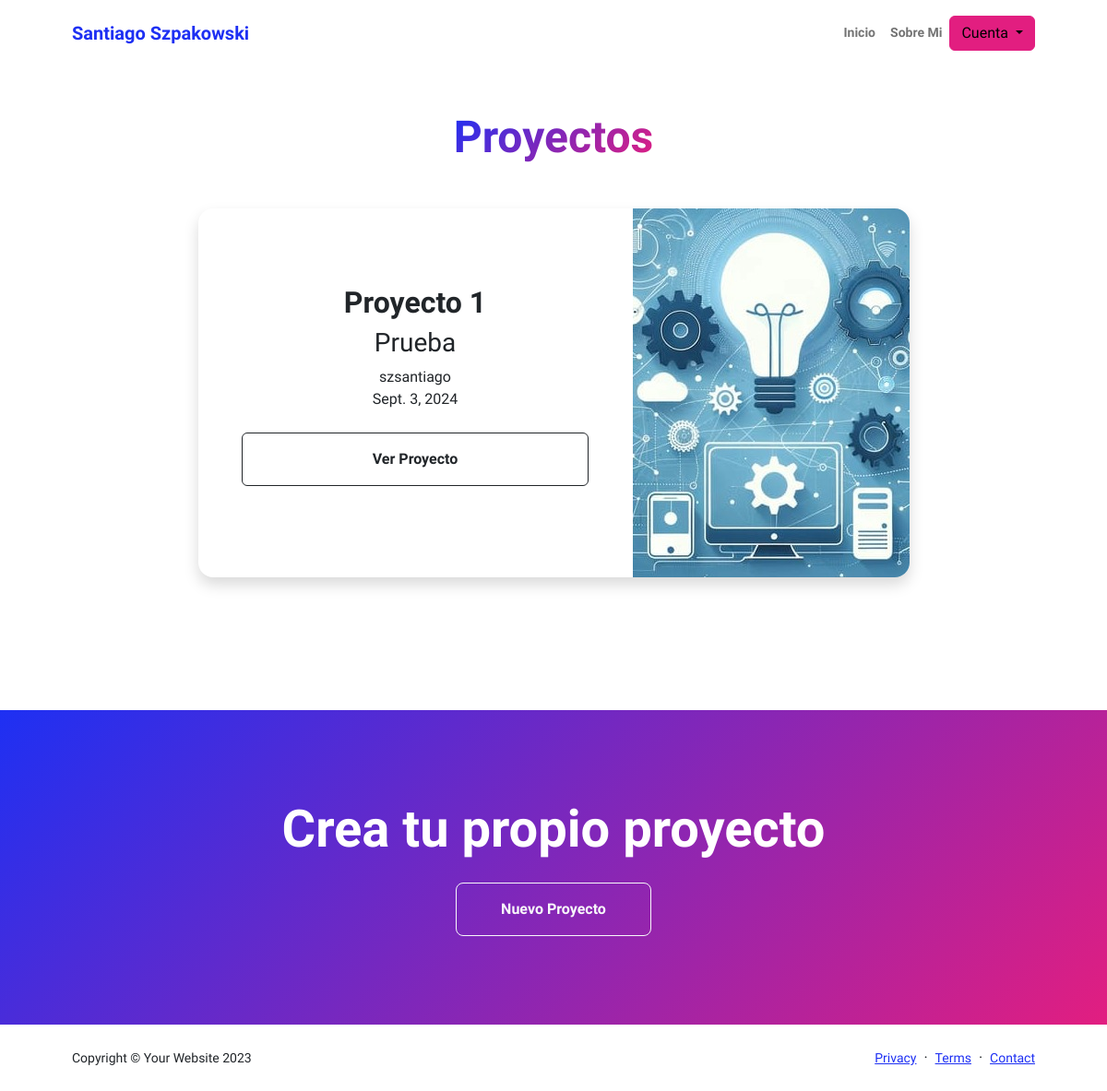
/proyectos/, run on an earlier commit of the app's database.
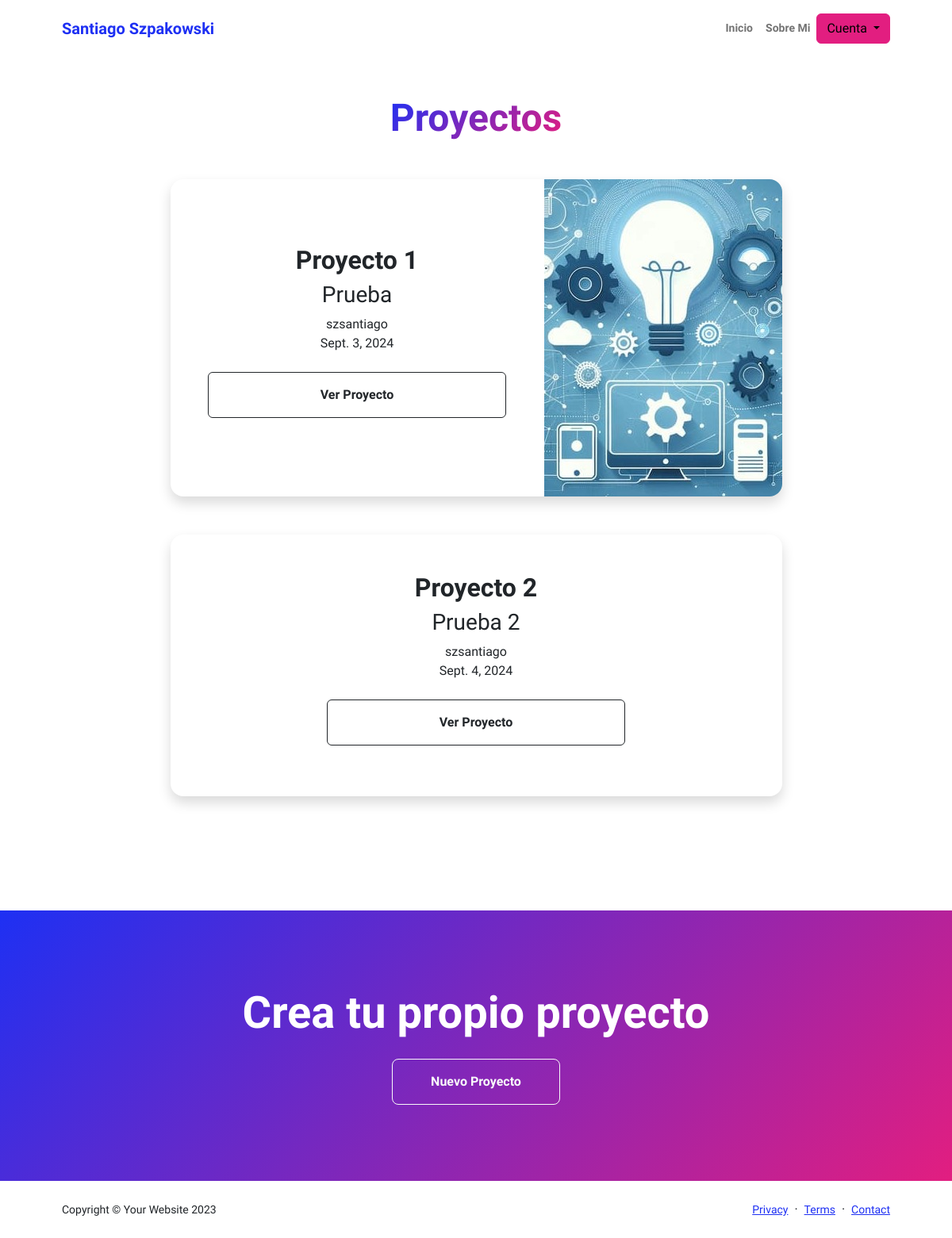
And on a later commit of the database.
### AppPrincipal/models.py (models this page shows, shortened)
class Proyecto (models.Model):
    titulo = models.CharField(max_length=40)
    subtitulo = models.CharField(max_length=40)
    descripcion = models.CharField(max_length=500)
    fecha = models.DateField()
    imagen = models.ForeignKey('ImagenProyecto', on_delete=models.SET_NULL, null=True, blank=True, related_name='proyectos')
    autor = models.ForeignKey(Usuario, on_delete=models.CASCADE)

class ImagenProyecto(models.Model):
    imagen = models.ImageField(upload_to='imagen', null=True, blank=True)

### AppPrincipal/views.py (the view)
# urls.py: path('proyectos/', views.ProyectoListView.as_view(), name='proyectos'),
class ProyectoListView(ListView):
    queryset = Proyecto.objects.all()  # Definiendo el QuerySet directamente
    context_object_name = "proyectos"
    template_name = "appprincipal/proyectos.html"

### AppPrincipal/templates/appprincipal/proyectos.html (shortened to what this page needs)
{% extends "appprincipal/index.html" %}
{% load static %}
        {% block contenidoQueCambia %}
        <section class="py-5">
                <div class="container px-5 mb-5">
                    <div class="text-center mb-5">
                        <h1 class="display-5 fw-bolder mb-0"><span class="text-gradient d-inline">Proyectos</span></h1>
                    </div>
                    <div class="row gx-5 justify-content-center">
                        <div class="col-lg-11 col-xl-9 col-xxl-8">
                            {% for proyecto in proyectos %}
                                {%if proyectos%}
                                    <div class="card overflow-hidden shadow rounded-4 border-0 mb-5">
                                        <div class="card-body p-0">
                                            <div class="d-flex align-items-center justify-content-center">
                                                <div class="p-5 text-center">
                                                    <h2 class="fw-bolder">{{proyecto.titulo}}</h2>
                                                    <h3>{{proyecto.subtitulo}}</h3>
                                                    <p>
                                                        {{proyecto.autor}}<br>
                                                        {{proyecto.fecha}}<br><br>
                                                        <a class="btn btn-outline-dark btn-m px-5 py-3 fs-6 fw-bolder" style="width: 23.5rem;" href="{%url 'detalleProyecto' proyecto.id%}">Ver Proyecto</a>
                                                    </p>
                                                </div>
                                                <img class="img-fluid" src="{{proyecto.imagen.imagen.url}}" alt="">
                                            </div>
                                        </div>
                                    </div>
                                {%else%}
                                    <p>No hay proyectos</p>
                                    {%endif%}
                            {%endfor%}
                        </div>
                    </div>
                </div>
        </section>
        <section class="py-5 bg-gradient-primary-to-secondary text-white">
                <div class="container px-5 my-5">
                    <div class="text-center">
                        <h2 class="display-4 fw-bolder mb-4">Crea tu propio proyecto</h2>
                        <a class="btn btn-outline-light btn-lg px-5 py-3 fs-6 fw-bolder" href="{%url 'crearProyecto'%}">Nuevo Proyecto</a>
                    </div>
                </div>
        </section>
        {% endblock %}

What changed in the data, as far as the page shows it:
added Proyecto: titulo "Proyecto 2", subtitulo "Prueba 2", autor "szsantiago", fecha "Sept. 4, 2024"
